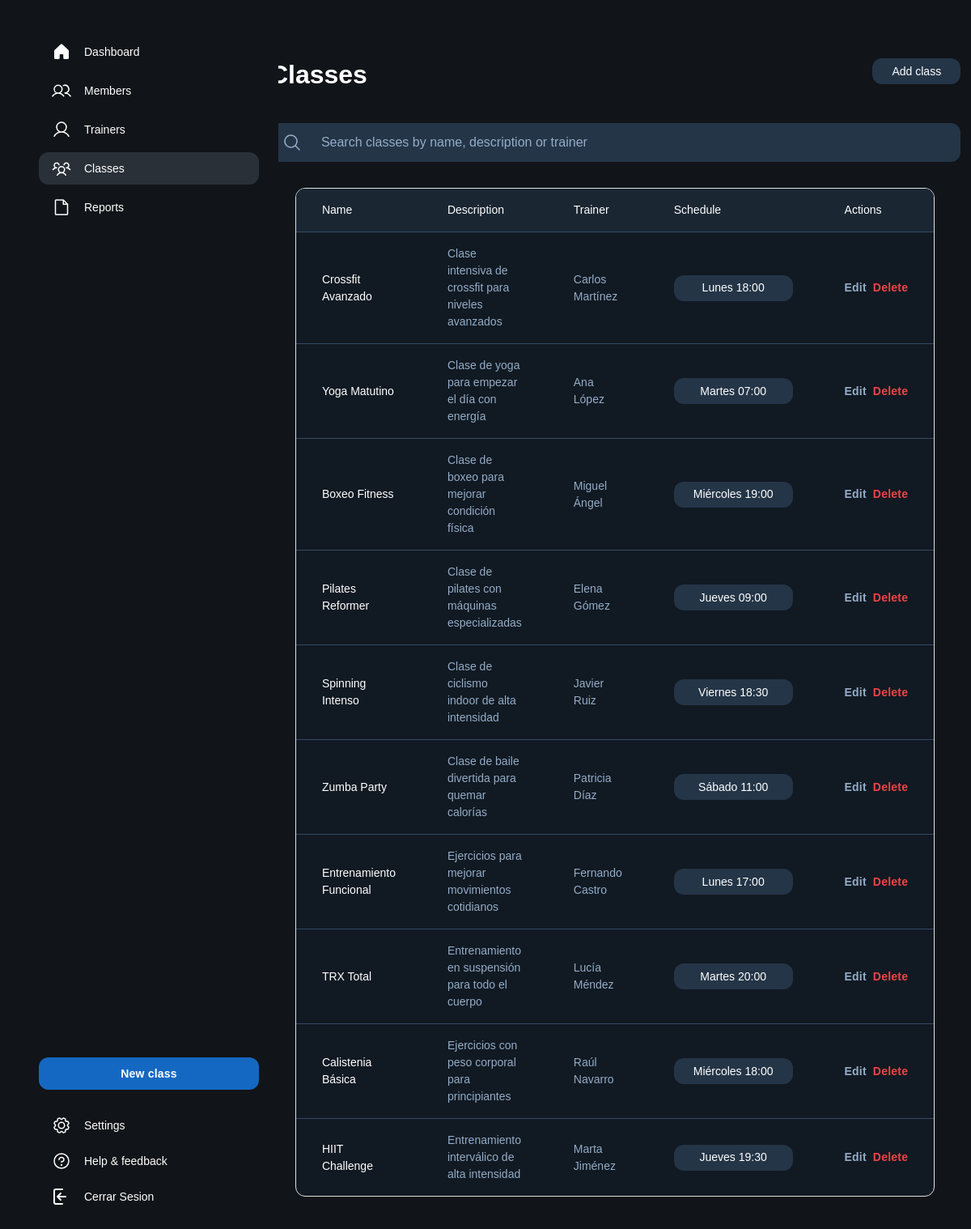
Page /index.php?controlador=clases&action=home (signed in) on the earlier database version.
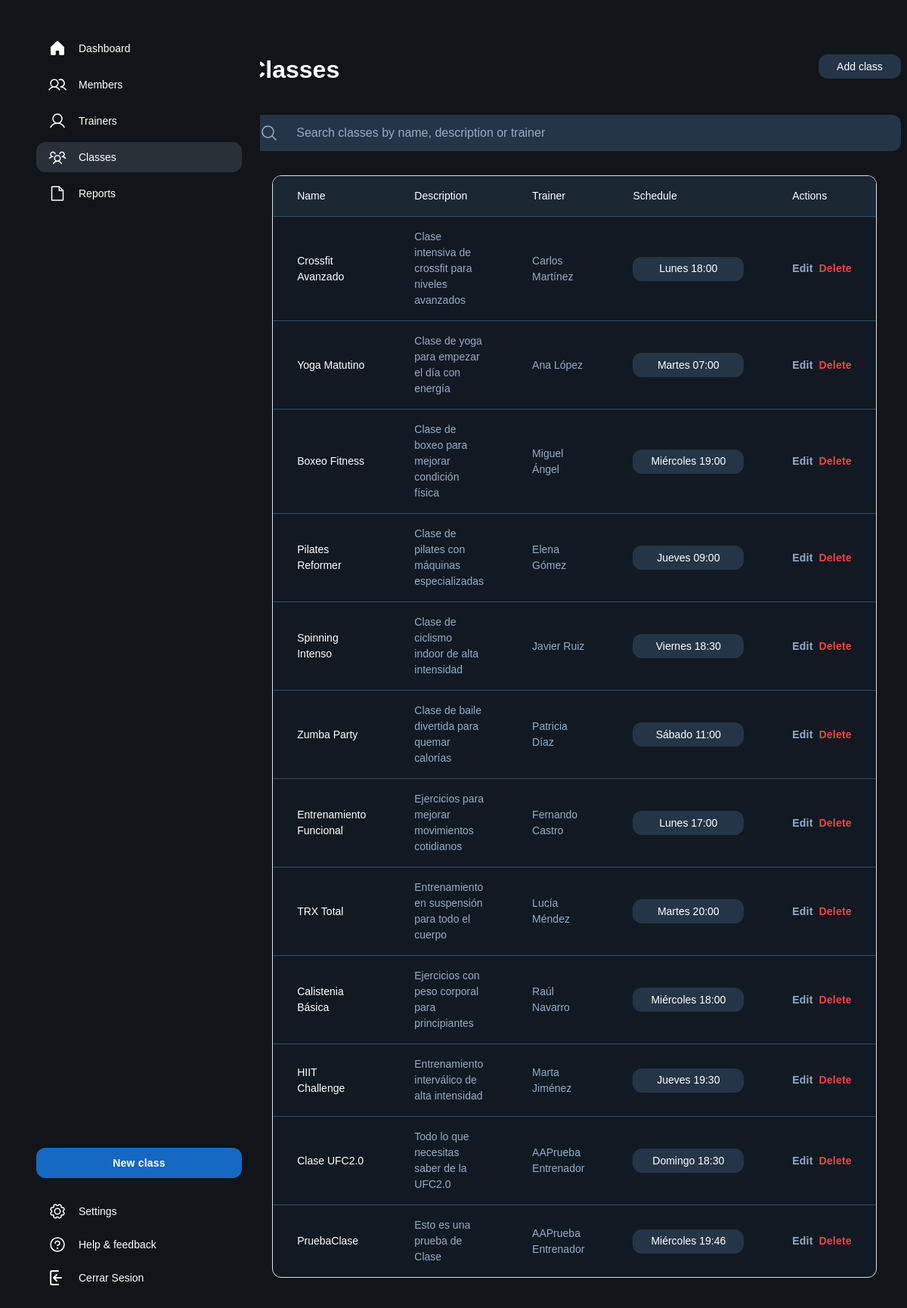
Same page on the later database version.
### tables this page shows
CREATE TABLE `clases` (
  `id` int(11) NOT NULL,
  `nombre` varchar(100) DEFAULT NULL,
  `descripcion` text DEFAULT NULL,
  `entrenador_id` int(11) DEFAULT NULL
);

CREATE TABLE `entrenadores` (
  `id` int(11) NOT NULL,
  `nombre` varchar(100) DEFAULT NULL,
  `especialidad` varchar(100) DEFAULT NULL,
  `telefono` varchar(15) DEFAULT NULL,
  `email` varchar(100) DEFAULT NULL
);

CREATE TABLE `horarios` (
  `id` int(11) NOT NULL,
  `clase_id` int(11) DEFAULT NULL,
  `dia_semana` enum('Lunes','Martes','Miércoles','Jueves','Viernes','Sábado','Domingo') DEFAULT NULL,
  `hora_inicio` time DEFAULT NULL,
  `hora_fin` time DEFAULT NULL
);

### model/conectar.php (called while the page is built)
<?php
class Conectar{
    public static function conexion(){
        try {
            $conexion=new mysqli("127.0.0.1","root","","gimnasio_db");
        } catch (Exception $e) {
            die('Error:'.$e->getMessage());
        }
        return $conexion;
    }
}
?>

### model/clases_model.php (called while the page is built, shortened)
<?php
require_once 'conectar.php';
class ClasesModel {
    private $conexion;
    public function __construct() {
        $this->conexion = Conectar::conexion();
    }
    public function getClases() {
        $query = "SELECT c.*, e.nombre as nombre_entrenador, h.dia_semana, h.hora_inicio, h.hora_fin
                 FROM clases c
                 LEFT JOIN entrenadores e ON c.entrenador_id = e.id
                 LEFT JOIN horarios h ON c.id = h.clase_id";
        $resultado = $this->conexion->query($query);
        return $resultado;
    }
}
?>

### controller/clases_controller.php (the view, shortened to what this page needs)
<?php
function home(){
    require_once("model/clases_model.php");
    $clases = new ClasesModel();
    $resultado = $clases->getClases();
    $html = '';
    while($row = $resultado->fetch_assoc()) {
        $html .= '<tr class="border-t border-t-[#344c65]">';
        $html .= '<td class="table-53b9ae36-f9b1-418a-aa1b-d77389b436cd-column-120 h-[72px] px-4 py-2 w-[400px] text-white text-sm font-normal leading-normal">' . $row['nombre'] . '</td>';
        $html .= '<td class="table-53b9ae36-f9b1-418a-aa1b-d77389b436cd-column-240 h-[72px] px-4 py-2 w-[400px] text-[#93adc8] text-sm font-normal leading-normal">' . $row['descripcion'] . '</td>';
        $html .= '<td class="table-53b9ae36-f9b1-418a-aa1b-d77389b436cd-column-360 h-[72px] px-4 py-2 w-[400px] text-[#93adc8] text-sm font-normal leading-normal">' . $row['nombre_entrenador'] . '</td>';
        $html .= '<td class="table-53b9ae36-f9b1-418a-aa1b-d77389b436cd-column-480 h-[72px] px-4 py-2 w-60 text-sm font-normal leading-normal">';
        $html .= '<button class="flex min-w-[84px] max-w-[480px] cursor-pointer items-center justify-center overflow-hidden rounded-xl h-8 px-4 bg-[#243547] text-white text-sm font-medium leading-normal w-full">';
        $html .= '<span class="truncate">' . $row['dia_semana'] . ' ' . date('H:i', strtotime($row['hora_inicio'])) . '</span>';
        $html .= '</button>';
        $html .= '</td>';
        $html .= '<td class="table-53b9ae36-f9b1-418a-aa1b-d77389b436cd-column-600 h-[72px] px-4 py-2 w-60 text-[#93adc8] text-sm font-bold leading-normal tracking-[0.015em]">';
        $html .= '<div class="flex gap-2">';
        $html .= '<button onclick="showEditModal(' . $row['id'] . ')" class="text-[#93adc8] hover:text-white">Edit</button>';
        $html .= '<button onclick="confirmarBorrado(' . $row['id'] . ')" class="text-red-500 hover:text-red-700">Delete</button>';
        $html .= '</div>';
        $html .= '</td>';
        $html .= '</tr>';
    }
    require_once("view/clases_view.php");
}
?>

### index.php (shortened to what this page needs)
<!DOCTYPE html>
<html lang="es">
<head>
    <link rel="stylesheet" href="assets/css/headercss.css">
    <link rel="stylesheet" href="assets/css/login.css">
    <link rel="stylesheet" href="assets/css/landingPage.css">
    <link href="https://cdn.jsdelivr.net/npm/bootstrap-icons@1.10.5/font/bootstrap-icons.css" rel="stylesheet">
    <link href="https://cdn.jsdelivr.net/npm/bootstrap@5.3.3/dist/css/bootstrap.min.css" rel="stylesheet">
</head>
<body>
    <?php
    require_once('controller/front_controller.php');
    ?>
</body>
</html>

### controller/front_controller.php (shortened to what this page needs)
<?php
$action = DEFAULT_ACTION;
if ( !empty ( $_GET ['action'] ) )   $action = $_GET['action'];
try {
    if ( is_callable($action) )   $action();
    else
        throw new Exception('La accion no existe- 404 not found');
}catch(Exception $e) {
    console_log($e->getMessage());
    }
?>

### view/clases_view.php (shortened to what this page needs)
<!DOCTYPE html>
<html>
  <head>
    <link rel="stylesheet" type="text/css" href="https://cdn.datatables.net/1.13.7/css/jquery.dataTables.css">
    <link rel="stylesheet" type="text/css" href="https://cdn.datatables.net/buttons/2.4.2/css/buttons.dataTables.min.css">
    <script src="https://cdn.tailwindcss.com?plugins=forms,container-queries"></script>
  </head>
  <body>
    <div class="relative flex size-full min-h-screen flex-col bg-[#111418] dark group/design-root overflow-x-hidden" style='font-family: Lexend, "Noto Sans", sans-serif;'>
      <div class="layout-container flex h-full grow flex-col">
        <div class="gap-1 px-6 flex flex-1 justify-center py-5">
          <div class="layout-content-container flex flex-col w-80 fixed left-6 top-5 bottom-5">
            <div class="flex h-full min-h-[700px] flex-col justify-between bg-[#111418] p-4">
              <div class="flex flex-col gap-4">
                <div class="flex flex-col gap-2">
                  <div class="flex items-center gap-3 px-3 py-2">
                    <div class="text-white" data-icon="House" data-size="24px" data-weight="fill">
                    </div>
                    <a class="text-white text-sm font-medium leading-normal" href="index.php?controlador=home&action=home">Dashboard</a>
                  </div>
                  <div class="flex items-center gap-3 px-3 py-2">
                    <div class="text-white" data-icon="Users" data-size="24px" data-weight="regular">
                    </div>
                    <a class="text-white text-sm font-medium leading-normal" href="index.php?controlador=miembros&action=home">Members</a>
                  </div>
                  <div class="flex items-center gap-3 px-3 py-2">
                    <div class="text-white" data-icon="User" data-size="24px" data-weight="regular">
                    </div>
                    <a class="text-white text-sm font-medium leading-normal" href="index.php?controlador=entrenadores&action=home">Trainers</a>
                  </div>
                  <div class="flex items-center gap-3 px-3 py-2 rounded-xl bg-[#293038]">
                    <div class="text-white" data-icon="UsersThree" data-size="24px" data-weight="regular">
                    </div>
                    <a class="text-white text-sm font-medium leading-normal" href="index.php?controlador=clases&action=home">Classes</a>
                  </div>
                  <div class="flex items-center gap-3 px-3 py-2">
                    <div class="text-white" data-icon="File" data-size="24px" data-weight="regular">
                    </div>
                    <a class="text-white text-sm font-medium leading-normal" href="#">Reports</a>
                  </div>
                </div>
              </div>
              <div class="flex flex-col gap-4">
                <button class="flex min-w-[84px] max-w-[480px] cursor-pointer items-center justify-center overflow-hidden rounded-xl h-10 px-4 bg-[#1568c1] text-white text-sm font-bold leading-normal tracking-[0.015em]">
                  <span class="truncate">New class</span>
                </button>
                <div class="flex flex-col gap-1">
                  <div class="flex items-center gap-3 px-3 py-2">
                    <div class="text-white" data-icon="Gear" data-size="24px" data-weight="regular">
                    </div>
                    <a class="text-white text-sm font-medium leading-normal" href="#">Settings</a>
                  </div>
                  <div class="flex items-center gap-3 px-3 py-2">
                    <div class="text-white" data-icon="Question" data-size="24px" data-weight="regular">
                    </div>
                    <a class="text-white text-sm font-medium leading-normal" href="#">Help &amp; feedback</a>
                  </div>
                  <div class="flex items-center gap-3 px-3 py-2">
                    <div class="text-white" data-icon="Question" data-size="24px" data-weight="regular">
                      <svg xmlns="http://www.w3.org/2000/svg" viewBox="0 0 24 24" width="24" height="24" fill="none" stroke="#FFFFFF" stroke-width="2" stroke-linecap="round" stroke-linejoin="round">
                        <path d="M13 3H5a2 2 0 0 0-2 2v14a2 2 0 0 0 2 2h8"></path>
                        <path d="M7 12h10M7 12l4-4M7 12l4 4"></path>
                      </svg>
                    </div>
                    <a class="text-white text-sm font-medium leading-normal" href="index.php?controlador=clases&action=desconectar">Cerrar Sesion</a>
                  </div>
                </div>
              </div>
            </div>
          </div>
          <div class="layout-content-container flex flex-col max-w-[1200px] flex-1 ml-[320px]">
            <div class="flex flex-wrap justify-between gap-3 p-4">
              <p class="text-white tracking-light text-[32px] font-bold leading-tight min-w-72">Classes</p>
              <button
                class="flex min-w-[84px] max-w-[480px] cursor-pointer items-center justify-center overflow-hidden rounded-xl h-8 px-4 bg-[#243547] text-white text-sm font-medium leading-normal"
              >
                <span class="truncate">Add class</span>
              </button>
            </div>
            <div class="px-4 py-3">
              <div class="flex w-full flex-1 items-stretch rounded-xl h-12">
                <div class="text-[#93adc8] flex border-none bg-[#243547] items-center justify-center pl-4 rounded-l-xl border-r-0">
                  <svg xmlns="http://www.w3.org/2000/svg" width="24px" height="24px" fill="currentColor" viewBox="0 0 256 256">
                    <path d="M229.66,218.34l-50.07-50.06a88.11,88.11,0,1,0-11.31,11.31l50.06,50.07a8,8,0,0,0,11.32-11.32ZM40,112a72,72,0,1,1,72,72A72.08,72.08,0,0,1,40,112Z"></path>
                  </svg>
                </div>
                <div class="dataTables_filter flex-1">
                  <input type="search" class="form-input flex w-full min-w-0 flex-1 resize-none overflow-hidden rounded-xl text-white focus:outline-0 focus:ring-0 border-none bg-[#243547] focus:border-none h-full placeholder:text-[#93adc8] px-4 rounded-l-none border-l-0 pl-2 text-base font-normal leading-normal" placeholder="Search classes by name, description or trainer">
                </div>
              </div>
            </div>
            <div class="px-4 py-3 @container">
              <div class="flex overflow-hidden rounded-xl border border-[#344c65] bg-[#111922]">
                <table id="classesTable" class="flex-1">
                  <thead>
                    <tr class="bg-[#1a2632]">
                      <th class="table-53b9ae36-f9b1-418a-aa1b-d77389b436cd-column-120 px-4 py-3 text-left text-white w-[400px] text-sm font-medium leading-normal">Name</th>
                      <th class="table-53b9ae36-f9b1-418a-aa1b-d77389b436cd-column-240 px-4 py-3 text-left text-white w-[400px] text-sm font-medium leading-normal">Description</th>
                      <th class="table-53b9ae36-f9b1-418a-aa1b-d77389b436cd-column-360 px-4 py-3 text-left text-white w-[400px] text-sm font-medium leading-normal">
                        Trainer
                      </th>
                      <th class="table-53b9ae36-f9b1-418a-aa1b-d77389b436cd-column-480 px-4 py-3 text-left text-white w-60 text-sm font-medium leading-normal">Schedule</th>
                      <th class="table-53b9ae36-f9b1-418a-aa1b-d77389b436cd-column-600 px-4 py-3 text-left text-white w-60 text-[#93adc8] text-sm font-medium leading-normal">
                        Actions
                      </th>
                    </tr>
                  </thead>
                  <tbody>
                    <?php echo $html; ?>
                  </tbody>
                </table>
              </div>
            </div>
          </div>
        </div>
      </div>
    </div>
  </body>
</html>

### assets/css/headercss.css (style rules this page uses)
html, body { margin: 0; padding: 0; box-sizing: border-box; }
* { font-family: 'Sora', sans-serif; }

### assets/css/landingPage.css (style rules this page uses)
body { font-family: 'sora', 'Noto Sans', sans-serif !important; background-color: #111418 !important; color: #ffffff !important; }

### view/clases_view.php (style rules this page uses)
.flex.overflow-hidden.rounded-xl.border { margin: 0 2rem; }
#classesTable td, #classesTable th { padding: 1rem 2rem !important; }

Differences in the rows shown:
added clases: nombre "Clase UFC2.0", descripcion "Todo lo que necesitas saber de la UFC2.0", entrenador.nombre "AAPrueba Entrenador", horarios.dia_semana "Domingo", horarios.hora_inicio "18:30"
added clases: nombre "PruebaClase", descripcion "Esto es una prueba de Clase", entrenador.nombre "AAPrueba Entrenador", horarios.dia_semana "Miércoles", horarios.hora_inicio "19:46"
